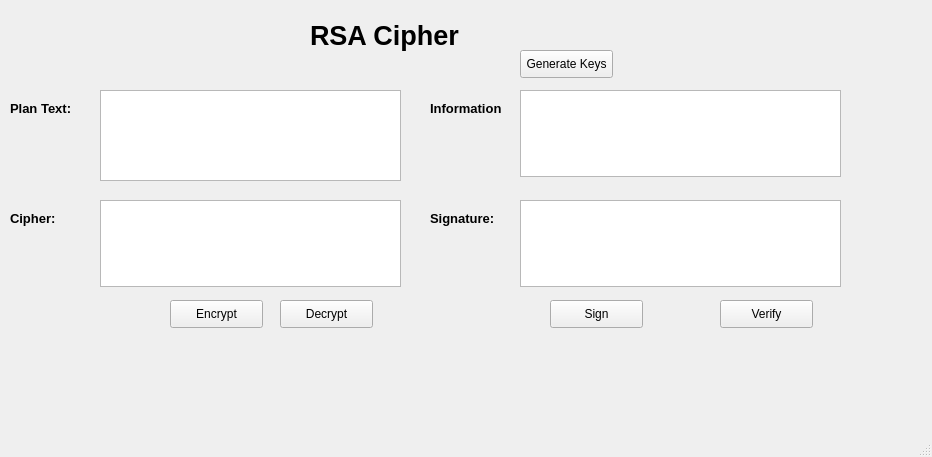
<?xml version="1.0" encoding="UTF-8"?>
<ui version="4.0">
 <class>MainWindow</class>
 <widget class="QMainWindow" name="MainWindow">
  <property name="geometry">
   <rect>
    <x>0</x>
    <y>0</y>
    <width>932</width>
    <height>457</height>
   </rect>
  </property>
  <property name="windowTitle">
   <string>RSA CIPHER - rsa.ui</string>
  </property>
  <widget class="QWidget" name="centralwidget">
   <widget class="QLabel" name="label">
    <property name="geometry">
     <rect>
      <x>310</x>
      <y>10</y>
      <width>231</width>
      <height>51</height>
     </rect>
    </property>
    <property name="text">
     <string>&lt;html&gt;&lt;head/&gt;&lt;body&gt;&lt;p&gt;&lt;span style=&quot; font-size:20pt; font-weight:600;&quot;&gt;RSA Cipher&lt;/span&gt;&lt;/p&gt;&lt;/body&gt;&lt;/html&gt;</string>
    </property>
   </widget>
   <widget class="QPushButton" name="encrypt_btn">
    <property name="geometry">
     <rect>
      <x>170</x>
      <y>300</y>
      <width>93</width>
      <height>28</height>
     </rect>
    </property>
    <property name="text">
     <string>Encrypt</string>
    </property>
   </widget>
   <widget class="QPushButton" name="decrypt_btn">
    <property name="geometry">
     <rect>
      <x>280</x>
      <y>300</y>
      <width>93</width>
      <height>28</height>
     </rect>
    </property>
    <property name="text">
     <string>Decrypt</string>
    </property>
   </widget>
   <widget class="QTextEdit" name="plainText_txt">
    <property name="geometry">
     <rect>
      <x>100</x>
      <y>90</y>
      <width>301</width>
      <height>91</height>
     </rect>
    </property>
   </widget>
   <widget class="QTextEdit" name="cipherText_txt">
    <property name="geometry">
     <rect>
      <x>100</x>
      <y>200</y>
      <width>301</width>
      <height>87</height>
     </rect>
    </property>
   </widget>
   <widget class="QTextEdit" name="signature_txt">
    <property name="geometry">
     <rect>
      <x>520</x>
      <y>200</y>
      <width>321</width>
      <height>87</height>
     </rect>
    </property>
   </widget>
   <widget class="QPushButton" name="Verify_btn">
    <property name="geometry">
     <rect>
      <x>720</x>
      <y>300</y>
      <width>93</width>
      <height>28</height>
     </rect>
    </property>
    <property name="text">
     <string>Verify</string>
    </property>
   </widget>
   <widget class="QPushButton" name="sign_btn">
    <property name="geometry">
     <rect>
      <x>550</x>
      <y>300</y>
      <width>93</width>
      <height>28</height>
     </rect>
    </property>
    <property name="text">
     <string>Sign</string>
    </property>
   </widget>
   <widget class="QTextEdit" name="information_txt">
    <property name="geometry">
     <rect>
      <x>520</x>
      <y>90</y>
      <width>321</width>
      <height>87</height>
     </rect>
    </property>
   </widget>
   <widget class="QPushButton" name="generateKeys_btn">
    <property name="geometry">
     <rect>
      <x>520</x>
      <y>50</y>
      <width>93</width>
      <height>28</height>
     </rect>
    </property>
    <property name="font">
     <font>
      <family>Arial</family>
      <weight>50</weight>
      <bold>false</bold>
     </font>
    </property>
    <property name="text">
     <string>Generate Keys</string>
    </property>
   </widget>
   <widget class="QLabel" name="label_2">
    <property name="geometry">
     <rect>
      <x>10</x>
      <y>100</y>
      <width>71</width>
      <height>16</height>
     </rect>
    </property>
    <property name="font">
     <font>
      <family>Arial</family>
      <pointsize>10</pointsize>
      <weight>75</weight>
      <bold>true</bold>
     </font>
    </property>
    <property name="text">
     <string>Plan Text:</string>
    </property>
   </widget>
   <widget class="QLabel" name="label_3">
    <property name="geometry">
     <rect>
      <x>10</x>
      <y>200</y>
      <width>47</width>
      <height>14</height>
     </rect>
    </property>
    <property name="text">
     <string/>
    </property>
   </widget>
   <widget class="QLabel" name="label_4">
    <property name="geometry">
     <rect>
      <x>10</x>
      <y>210</y>
      <width>71</width>
      <height>16</height>
     </rect>
    </property>
    <property name="font">
     <font>
      <family>Arial</family>
      <pointsize>10</pointsize>
      <weight>75</weight>
      <bold>true</bold>
     </font>
    </property>
    <property name="text">
     <string>Cipher:</string>
    </property>
   </widget>
   <widget class="QLabel" name="label_5">
    <property name="geometry">
     <rect>
      <x>430</x>
      <y>100</y>
      <width>71</width>
      <height>16</height>
     </rect>
    </property>
    <property name="font">
     <font>
      <family>Arial</family>
      <pointsize>10</pointsize>
      <weight>75</weight>
      <bold>true</bold>
     </font>
    </property>
    <property name="text">
     <string>Information:</string>
    </property>
   </widget>
   <widget class="QLabel" name="label_6">
    <property name="geometry">
     <rect>
      <x>430</x>
      <y>210</y>
      <width>71</width>
      <height>16</height>
     </rect>
    </property>
    <property name="font">
     <font>
      <family>Arial</family>
      <pointsize>10</pointsize>
      <weight>75</weight>
      <bold>true</bold>
     </font>
    </property>
    <property name="text">
     <string>Signature:</string>
    </property>
   </widget>
  </widget>
  <widget class="QMenuBar" name="menubar">
   <property name="geometry">
    <rect>
     <x>0</x>
     <y>0</y>
     <width>932</width>
     <height>22</height>
    </rect>
   </property>
  </widget>
  <widget class="QStatusBar" name="statusbar"/>
 </widget>
 <resources/>
 <connections/>
</ui>
